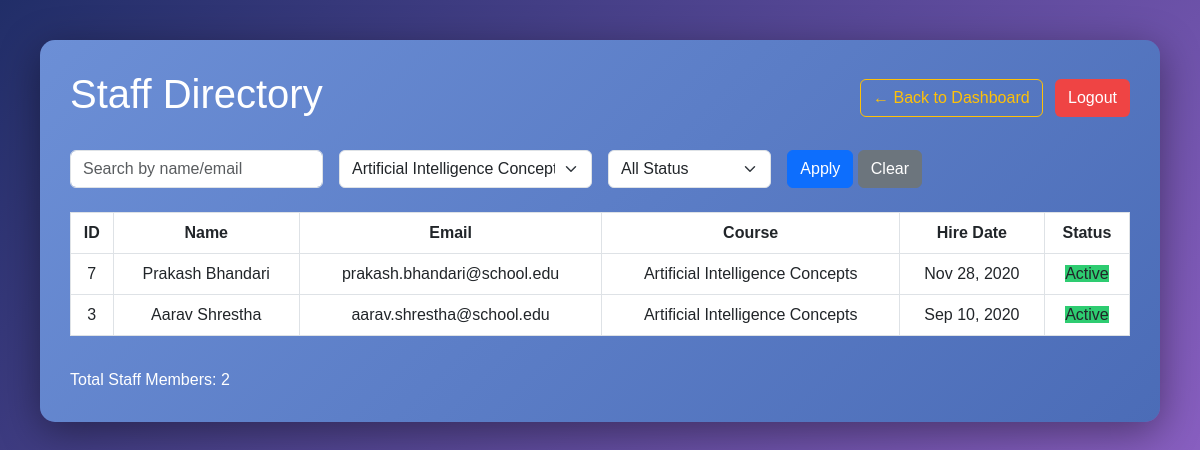
The page /user_registration_system/user_code/staff_list.php?course=Artificial Intelligence Concepts (signed in) on the database its author committed.
### tables this page shows
CREATE TABLE `staff` (
  `StaffID` int(11) NOT NULL,
  `UserID` int(11) NOT NULL,
  `FirstName` varchar(50) NOT NULL,
  `LastName` varchar(50) NOT NULL,
  `Email` varchar(100) NOT NULL,
  `CourseID` int(11) DEFAULT NULL,
  `CourseName` varchar(100) DEFAULT NULL,
  `Salary` decimal(10,2) DEFAULT NULL,
  `ProfileImage` varchar(255) DEFAULT NULL,
  `AvatarImage` varchar(255) DEFAULT NULL,
  `IsActive` tinyint(1) DEFAULT 1,
  `HireDate` date DEFAULT NULL
);

### user_registration_system/includes/db.php (called while the page is built)
<?php
function getDB() {
    static $pdo = null;
    if ($pdo === null) {
        $dsn = 'mysql:host=localhost;dbname=school_management;charset=utf8mb4';
        $pdo = new PDO($dsn, 'root', '', [
            PDO::ATTR_ERRMODE => PDO::ERRMODE_EXCEPTION,
            PDO::ATTR_DEFAULT_FETCH_MODE => PDO::FETCH_ASSOC
        ]);
    }
    return $pdo;
}
?>

### user_registration_system/includes/staff_model.php (called while the page is built, shortened)
<?php
require_once 'db.php';
class StaffModel {
    private $db;
    public function __construct() {
        $this->db = getDB();
    }
    public function getStaff($filters = []) {
        $sql = "SELECT s.*, u.Username
                FROM Staff s
                JOIN User u ON s.UserID = u.UserID
                WHERE 1=1";
        $params = [];
        if (!empty($filters['course'])) {
            $sql .= " AND s.CourseName = ?";
            $params[] = $filters['course'];
        }
        $sql .= " ORDER BY s.LastName, s.FirstName";
        $stmt = $this->db->prepare($sql);
        $stmt->execute($params);
        return $stmt->fetchAll(PDO::FETCH_ASSOC);
    }
    public function getAllCourseNames() {
        $sql = "SELECT CourseName FROM Course ORDER BY CourseName ASC";
        $stmt = $this->db->prepare($sql);
        $stmt->execute();
        return $stmt->fetchAll(PDO::FETCH_COLUMN);
    }
}

### user_registration_system/user_code/staff_list.php (the view, shortened to what this page needs)
<?php
require_once '../includes/staff_model.php';
$model = new StaffModel();
$courses = $model->getAllCourseNames();
$filters = [
    'course'    => $_GET['course'] ?? '',
    'is_active' => $_GET['is_active'] ?? '',
    'search'    => $_GET['search'] ?? ''
];
$staffMembers = $model->getStaff($filters);
$isAdmin = ($_SESSION['role'] === 'Admin');
?>
<!DOCTYPE html>
<html lang="en">
<head>
<link href="https://cdn.jsdelivr.net/npm/bootstrap@5.3.0/dist/css/bootstrap.min.css" rel="stylesheet">
</head>
<body>
<div class="container">
  <div class="d-flex justify-content-between align-items-center mb-4">
    <h1>Staff Directory</h1>
    <div>
      <a href="dashboard.php" class="btn btn-outline-warning me-2">← Back to Dashboard</a>
              <a href="logout.php" class="btn btn-logout">Logout</a>
    </div>
  </div>
  <form method="GET" class="row g-3 mb-4">
    <div class="col-md-3">
      <input type="text" name="search" class="form-control"
             placeholder="Search by name/email"
             value="<?= htmlspecialchars($filters['search']); ?>">
    </div>
    <div class="col-md-3">
      <select name="course" class="form-select">
        <?php foreach ($courses as $c): ?>
          <option value="<?= htmlspecialchars($c); ?>"
            <?= $filters['course'] === $c ? 'selected' : ''; ?>>
            <?= htmlspecialchars($c); ?>
          </option>
        <?php endforeach; ?>
      </select>
    </div>
    <div class="col-md-2">
      <select name="is_active" class="form-select">
        <option value="">All Status</option>
      </select>
    </div>
    <div class="col-md-4">
      <button type="submit" class="btn btn-primary">Apply</button>
      <a href="staff_list.php" class="btn btn-secondary">Clear</a>
    </div>
  </form>
  <div class="table-responsive">
    <table class="table table-bordered align-middle text-center">
      <thead>
        <tr>
          <th>ID</th>
          <th>Name</th>
          <th>Email</th>
          <th>Course</th>
          <th>Hire Date</th>
          <th>Status</th>
        </tr>
      </thead>
      <tbody>
        <?php if (empty($staffMembers)): ?>
          <tr>
            <td colspan="<?= $isAdmin ? 8 : 6; ?>">No staff found</td>
          </tr>
        <?php else: ?>
        <?php foreach ($staffMembers as $staff): ?>
        <tr>
          <td><?= $staff['StaffID']; ?></td>
          <td><?= htmlspecialchars($staff['FirstName'] . ' ' . $staff['LastName']); ?></td>
          <td><?= htmlspecialchars($staff['Email']); ?></td>
          <td><?= htmlspecialchars($staff['CourseName']); ?></td>
          <td><?= htmlspecialchars(date('M d, Y', strtotime($staff['HireDate']))); ?></td>
          <td>
            <span class="status-badge <?= $staff['IsActive'] ? 'active' : 'inactive'; ?>">
              <?= $staff['IsActive'] ? 'Active' : 'Inactive'; ?>
            </span>
          </td>
        </tr>
        <?php endforeach; ?>
        <?php endif; ?>
      </tbody>
    </table>
  </div>
  <div class="summary mt-3">
    Total Staff Members: <?= count($staffMembers); ?>
  </div>
</div>
</body>
</html>

### user_registration_system/user_code/staff_list.php (style rules this page uses)
body { background: linear-gradient(135deg, #212e68ff 0%, #9e69d3ff 100%); background-attachment: fixed; min-height: 100vh; margin: 0; padding: 40px; font-family: "Poppins", sans-serif; }
.container { background: linear-gradient(135deg, #6c8fd6ff, #4b6cb7); border-radius: 15px; padding: 30px; box-shadow: 0 10px 40px rgba(0,0,0,0.4); color: white; }
.table { background: rgba(52, 75, 120, 0.8); color: #fff; border-radius: 10px; }
.table thead { background-color: rgba(0,0,0,0.4); }
.status-badge.active { background:#2ecc71; }
.btn-logout { background:#ef4444; color:#ffffff; }

### rows shown on the page
staff: StaffID "7", FirstName+LastName "Prakash Bhandari", Email "prakash.bhandari@school.edu", CourseName "Artificial Intelligence Concepts", HireDate "Nov 28, 2020", IsActive "Active"
staff: StaffID "3", FirstName+LastName "Aarav Shrestha", Email "aarav.shrestha@school.edu", CourseName "Artificial Intelligence Concepts", HireDate "Sep 10, 2020", IsActive "Active"

### other values the page prints
count($staffMembers) "2"
form field course "Artificial Intelligence Concepts"
